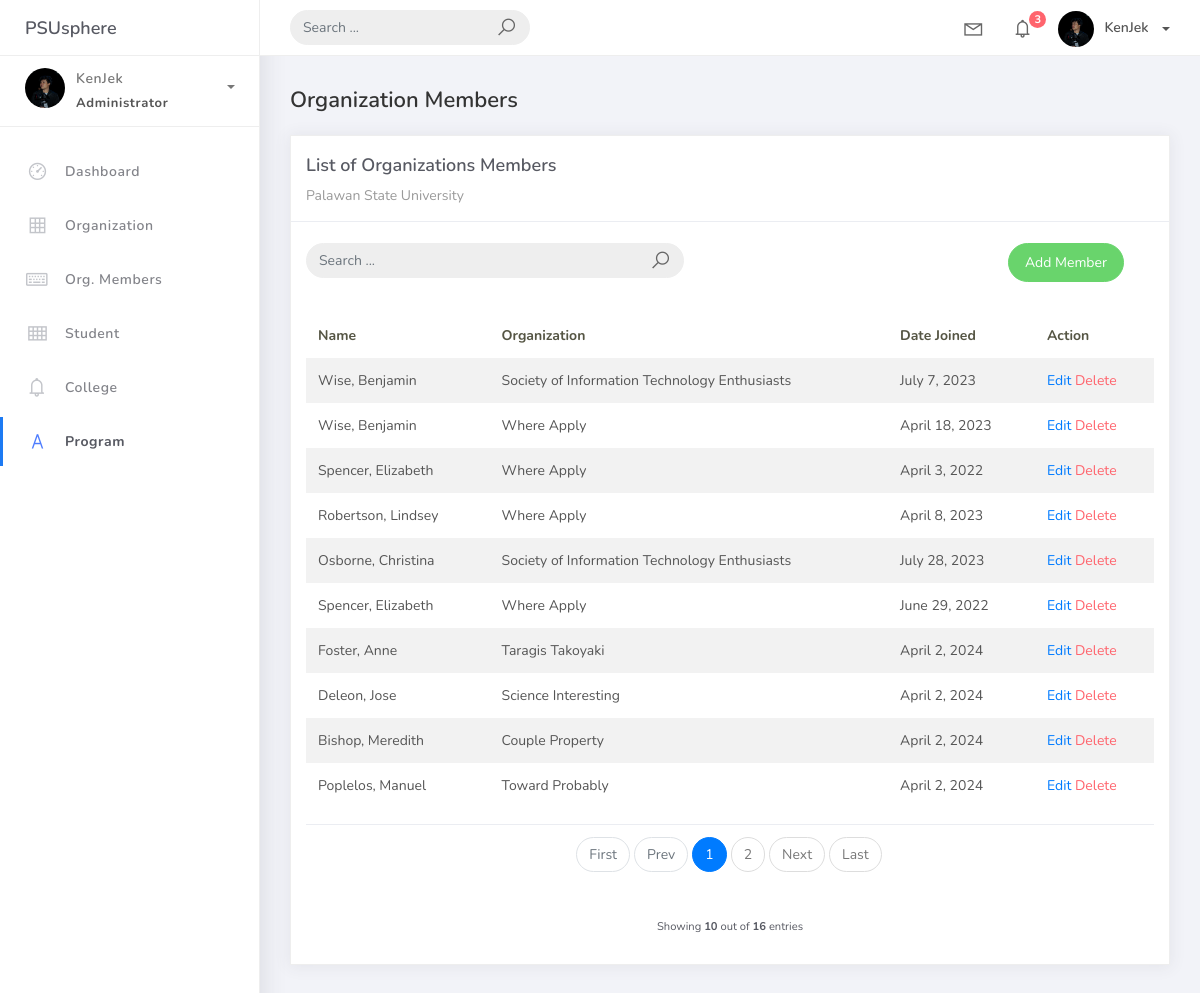
Page /orgmem_list on the committed database.
### studentorg/models.py (models this page shows, shortened)
class BaseModel(models.Model):
    created_at = models.DateTimeField(auto_now_add=True, db_index=True)
    updated_at = models.DateTimeField(auto_now=True)
    class Meta:
        abstract = True

class OrgMember(BaseModel):
    student = models.ForeignKey(Student, on_delete=models.CASCADE)
    organization = models.ForeignKey(Organization, on_delete=models.CASCADE)
    date_joined = models.DateField()

class Student(BaseModel):
    student_id = models.CharField(max_length=15)
    lastname = models.CharField(max_length=25)
    firstname = models.CharField(max_length=25)
    middlename = models.CharField(max_length=25, blank=True, null=True)
    program = models.ForeignKey(Program, on_delete=models.CASCADE)
    def __str__(self):
        return f"{self.lastname}, {self.firstname}"

class Organization(BaseModel):
    name = models.CharField(max_length=250)
    college = models.ForeignKey(College, null=True, blank=True, on_delete=models.CASCADE)
    description = models.CharField(max_length=500)
    def __str__(self):
        return self.name

### studentorg/views.py (the view)
# urls.py: path('orgmem_list', OrgMemberList.as_view(), name='orgmem-list'),
class OrgMemberList(ListView):
    model = OrgMember
    context_object_name = 'orgmember'
    template_name = 'org_member/orgmem_list.html'
    paginate_by = 10
    def get_queryset(self, *args, **kwargs):
        qs = super(OrgMemberList, self).get_queryset(*args, **kwargs)
        if self.request.GET.get("q") != None:
            query = self.request.GET.get('q')
            qs = qs.filter(Q(organization__name__icontains=query))
        return qs

### templates/org_member/orgmem_list.html (shortened to what this page needs)
{% extends 'base.html' %} {% load static %} {% block content %}
<div class="content">
  <div class="container-fluid">
    <h4 class="page-title">Organization Members</h4>
    <div class="row">
      <div class="col-md-12">
        <div class="card">
          <div class="card-header">
            <div class="card-title">List of Organizations Members</div>
            <div class="card-category">Palawan State University</div>
          </div>
          <br />
          <div class="col-md-12 row">
            <div class="col-md-6">
              <form class="navbar-left navbar-form nav-search mr-md-3" action="{% url 'orgmem-list' %}">
                <div class="input-group">
                  <input type="text"placeholder="Search ..." class="form-control" name="q"/>
                  <div class="input-group-append">
                    <span class="input-group-text">
                      <i class="la la-search search-icon"></i>
                    </span>
                  </div>
                </div>
              </form>
            </div>
            <div class="col-md-6">
              <div class="pull-right">
                <a
                  href="{% url 'orgmem-add' %}"
                  class="btn btn-success btn-rounded"
                  >Add Member</a
                >
              </div>
            </div>
          </div>
          <div class="card-body">
            <table class="table table-striped mt-3">
              <thead>
                <tr>
                  <th scope="col">Name</th>
                  <th scope="col">Organization</th>
                  <th scope="col">Date Joined</th>
                  <th scope="col">Action</th>
                </tr>
              </thead>
              <tbody>
                {% for object in object_list %}
                <tr>
                  <td>{{ object.student}}</td>
                  <td>{{ object.organization }}</td>
                  <td>{{ object.date_joined }}</td>
                  <td>
                    <a href="orgmem_list/{{object.id}}">Edit</a>
                    <a href="orgmem_list/{{object.id}}/delete" class="text-danger">Delete</a>
                  </td>
                </tr>
                {% endfor %}
              </tbody>
            </table>
            {% include 'includes/pagination.html' %}
          </div>
        </div>
      </div>
    </div>
  </div>
</div>
{% endblock %}

### rows in the picture
OrgMember: student "Wise, Benjamin", organization "Society of Information Technology Enthusiasts", date_joined "July 7, 2023"
OrgMember: student "Wise, Benjamin", organization "Where Apply", date_joined "April 18, 2023"
OrgMember: student "Spencer, Elizabeth", organization "Where Apply", date_joined "April 3, 2022"
OrgMember: student "Robertson, Lindsey", organization "Where Apply", date_joined "April 8, 2023"
OrgMember: student "Osborne, Christina", organization "Society of Information Technology Enthusiasts", date_joined "July 28, 2023"
OrgMember: student "Spencer, Elizabeth", organization "Where Apply", date_joined "June 29, 2022"
OrgMember: student "Foster, Anne", organization "Taragis Takoyaki", date_joined "April 2, 2024"
OrgMember: student "Deleon, Jose", organization "Science Interesting", date_joined "April 2, 2024"
OrgMember: student "Bishop, Meredith", organization "Couple Property", date_joined "April 2, 2024"
OrgMember: student "Poplelos, Manuel", organization "Toward Probably", date_joined "April 2, 2024"

### other values in the picture
{{ page_num }} "1"
{{ page_num }} "2"
{{ object_list.count }} "10"
{{ paginator.count }} "16"
